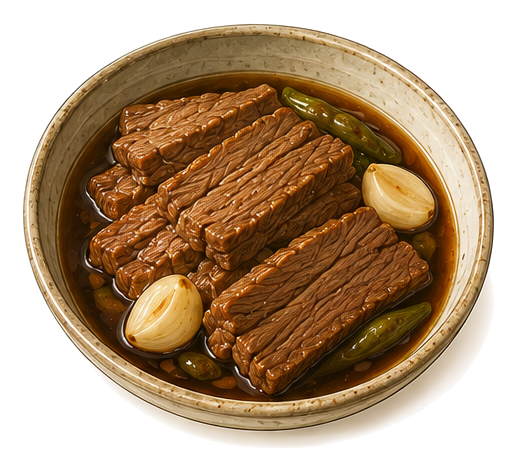
#> input picture hankki/docs/stickers/음식아이콘-창업자-2026-08-23/낱개/n01_06.png, 518 x 471 px; its folder holds only this picture in this run
$ python '_검사-파먹힘-0823.py'
#> lines starting #> are read from the running program, lines starting #| are printed output that depends on the picture; after the words box and inside, x2 and y2 are one past the last pixel; in counts of white or black regions, pixels touching at a corner belong together
# 🕳🕳 「그릇이 파먹혔나」 전수 검사 — 창업자 2026-08-23
#   📮 창업자 = *"중간에 그릇잘린 컷들 좀 있었거든. (파먹힌 부분들) 검수해줘."*
#
# ⛔⛔ **`check-cutouts` 가 이걸 «못 잡는다» — 보는 것이 다르다.**
#    그 게이트는 「가장자리에 닿았나(잘림)」·「떨어진 조각」·「계단」을 본다.
#    파먹힘은 **여백 «안»에서 일어나고**, 흰 다이컷이 조각을 본체에 이어 붙여서
#    「떨어진 조각」으로도 안 잡힌다. 그래서 **초록불인 채로 지나간다.**
#    📌 규칙 18 ⓘ 그대로 — 「통과했나」가 아니라 «무엇을 보고 통과했나».
#
# ⭐⭐ 잣대 = **본체를 깎았다 다시 부풀리면(opening) «가는 것»만 사라진다.**
#    남은 것 = 접시 둘레에 호(弧)로 남은 얇은 띠 = 파먹힌 자국.
#    ⛔ 「떨어졌나」로 재지 않는다 — 흰 다이컷이 이어 붙여서 안 떨어져 있다.
#
# ＋ 「두 컷이 한 장에 붙었나」도 같이 본다 — 가로세로 비가 1.5 를 넘으면 의심.
#
# 쓰기:  python3 scripts/_검사-파먹힘-0823.py <낱개폴더>
import glob
import os
import sys

import numpy as np
from PIL import Image
from scipy import ndimage

folder = sys.argv[1] if len(sys.argv) > 1 else 'docs/stickers/음식아이콘-창업자-2026-08-23/낱개'
A = 60          # 이보다 진한 알파를 「그림」으로 본다
R = 7           # 깎았다 부풀리는 반지름 — 이보다 가는 것은 «가는 것»이다
경보 = 0.012    # 가는 조각이 본체의 1.2% 를 넘으면 파먹힘으로 본다
붙음 = 1.5      # 가로세로 비가 이보다 크면 두 컷이 붙었다

ball = np.zeros((2 * R + 1, 2 * R + 1), bool)
yy, xx = np.ogrid[-R:R + 1, -R:R + 1]
ball[yy * yy + xx * xx <= R * R] = True

rows = []
for f in sorted(glob.glob(os.path.join(folder, '*.png'))):
    im = Image.open(f).convert('RGBA')
#> im is the input picture: PIL image 518x471 RGBA; mean R, G, B, A 178.8, 153.1, 125.7, 174.5
    a = np.asarray(im)[:, :, 3]
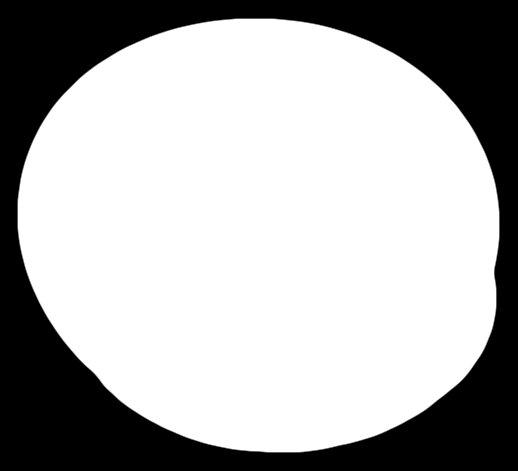
#> a: shape (471, 518); min 0, max 255, mean 174.5
    m = a > A
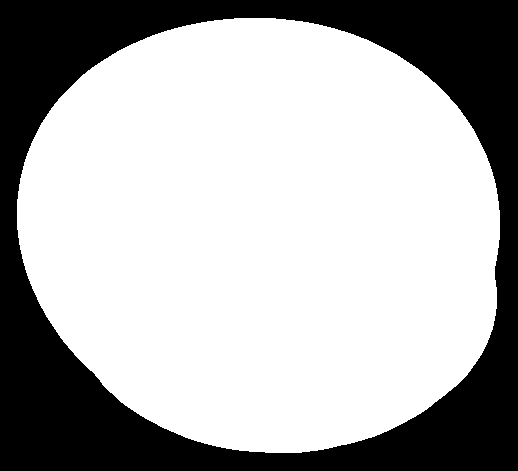
#> m: shape (471, 518) bool; 68.7% white; 1 black region, box (x1, y1, x2, y2) and area: (0, 0, 518, 471) 76378
    if not m.any():
        continue
    core = ndimage.binary_opening(m, structure=ball)      # 가는 것이 사라진 «본체»
#> core: shape (471, 518) bool; 68.7% white; 1 black region, box (x1, y1, x2, y2) and area: (0, 0, 518, 471) 76379
    thin = m & ~ndimage.binary_dilation(core, structure=ball)
#> thin: shape (471, 518) bool; every value is 0
    tot = int(m.sum())
#> tot = 167600
    r = int(thin.sum()) / max(tot, 1)
#> r = 0
    ar = im.width / im.height
#> ar = 1.1
    rows.append((os.path.basename(f)[:-4], r, ar, im.size))

rows.sort(key=lambda t: -t[1])
파 = [t for t in rows if t[1] >= 경보]
#> 파 = []
붙 = [t for t in rows if t[2] >= 붙음 or t[2] <= 1 / 붙음]
#> 붙 = []

print(f'📐 {len(rows)}컷 검사 (알파>{A} · 반지름 {R} · 경보 {경보:.1%})\n')
#| 📐 1컷 검사 (알파>60 · 반지름 7 · 경보 1.2%)
print(f'🕳 파먹힘 의심 — {len(파)}컷')
#| 🕳 파먹힘 의심 — 0컷
for n, r, ar, sz in 파:
    print(f'   {n}  가는조각 {r:.1%}  ({sz[0]}x{sz[1]})')
#> this loop made 0 passes
if not 파:
    print('   없다')
print(f'\n🔗 두 컷이 붙은 것 — {len(붙)}컷')
#| 🔗 두 컷이 붙은 것 — 0컷
for n, r, ar, sz in 붙:
    print(f'   {n}  가로/세로 {ar:.2f}  ({sz[0]}x{sz[1]})')
if not 붙:
    print('   없다')
print('\n📊 가는조각 비율 상위 12')
for n, r, ar, sz in rows[:12]:
    print(f'   {n}  {r:.2%}')
#> this loop made 1 pass
#> (n, r, ar, sz) on pass 1: ('n01_06', 0, 1.1, (518, 471))
#|    n01_06  0.00%
sys.exit(1 if 파 or 붙 else 0)
#> (the program exits here)

$ run again, on hankki/docs/stickers/음식아이콘-창업자-2026-08-23/낱개/n14_05.png
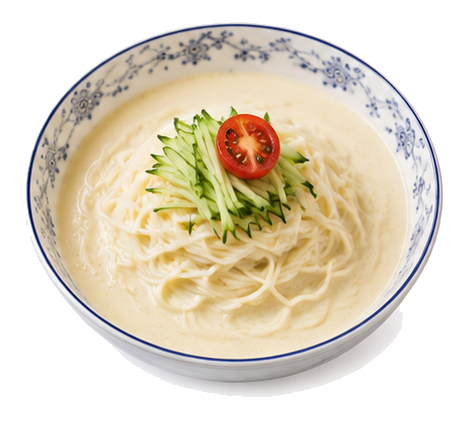
#> input picture hankki/docs/stickers/음식아이콘-창업자-2026-08-23/낱개/n14_05.png, 458 x 425 px
#> im is the input picture: PIL image 458x425 RGBA; mean R, G, B, A 224.4, 213.9, 194.7, 167.4
#> `a = np.asarray(im)[:, :, 3]`:
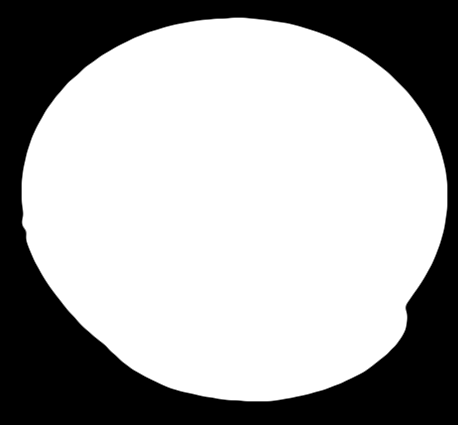
#> a: shape (425, 458); min 0, max 255, mean 167.4
#> `m = a > A`:
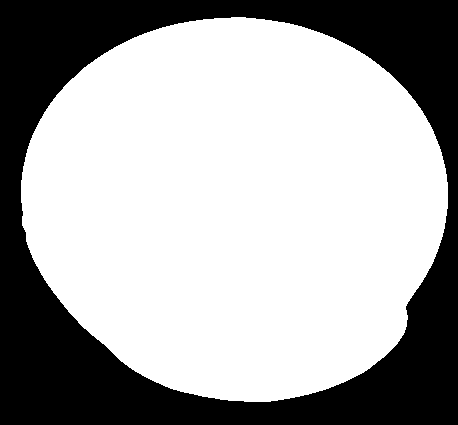
#> m: shape (425, 458) bool; 65.9% white; 1 black region, box (x1, y1, x2, y2) and area: (0, 0, 458, 425) 66326
#> core: shape (425, 458) bool; 65.9% white; 1 black region, box (x1, y1, x2, y2) and area: (0, 0, 458, 425) 66327
#> thin: shape (425, 458) bool; every value is 0
#> tot = 128324
#> `r = int(thin.sum()) / max(tot, 1)`: r = 0
#> 파 = []
#| 📐 1컷 검사 (알파>60 · 반지름 7 · 경보 1.2%)
#| 🕳 파먹힘 의심 — 0컷
#| 🔗 두 컷이 붙은 것 — 0컷
#> the loop `for n, r, ar, sz in rows[:12]:` made 1 pass
#> (n, r, ar, sz) on pass 1: ('n14_05', 0, 1.08, (458, 425))
#> (printed output is left out)

$ run again, on hankki/docs/stickers/음식아이콘-창업자-2026-08-23/낱개/n02_01.png
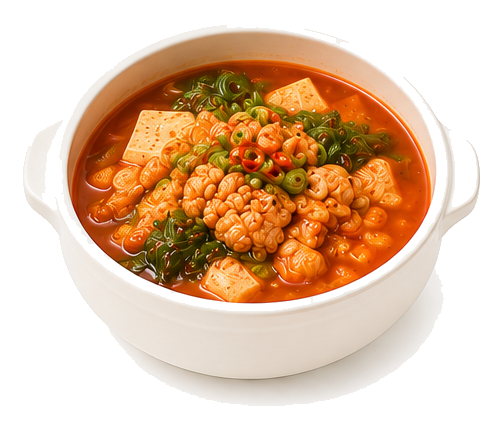
#> input picture hankki/docs/stickers/음식아이콘-창업자-2026-08-23/낱개/n02_01.png, 497 x 434 px
#> im is the input picture: PIL image 497x434 RGBA; mean R, G, B, A 224.3, 192, 165.3, 158.9
#> `a = np.asarray(im)[:, :, 3]`:
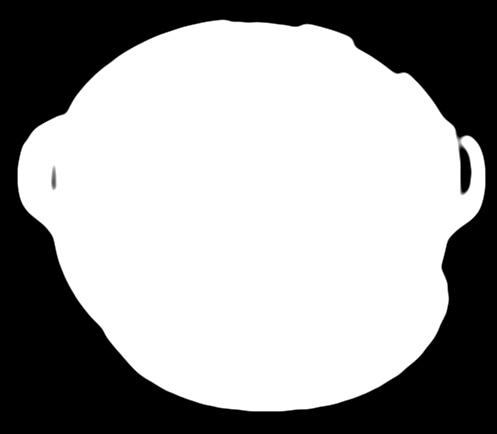
#> a: shape (434, 497); min 0, max 255, mean 158.9
#> `m = a > A`:
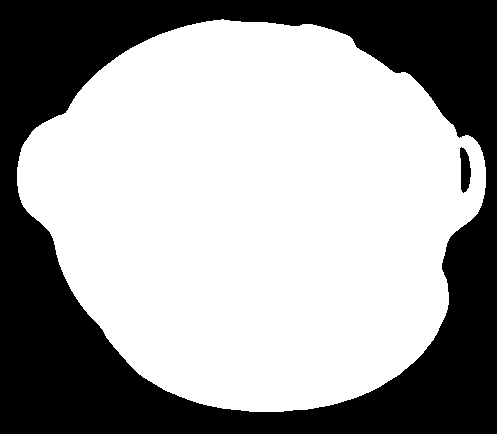
#> m: shape (434, 497) bool; 62.6% white; 2 black regions, box (x1, y1, x2, y2) and area: (0, 0, 497, 434) 80216, (460, 147, 471, 193) 365
#> core: shape (434, 497) bool; 62.6% white; 2 black regions, box (x1, y1, x2, y2) and area: (0, 0, 497, 434) 80234, (460, 147, 471, 193) 366
#> thin: shape (434, 497) bool; every value is 0
#> tot = 135117
#> `r = int(thin.sum()) / max(tot, 1)`: r = 0
#> 파 = []
#| 📐 1컷 검사 (알파>60 · 반지름 7 · 경보 1.2%)
#| 🕳 파먹힘 의심 — 0컷
#| 🔗 두 컷이 붙은 것 — 0컷
#> the loop `for n, r, ar, sz in rows[:12]:` made 1 pass
#> (n, r, ar, sz) on pass 1: ('n02_01', 0, 1.15, (497, 434))
#> (printed output is left out)

$ run again, on hankki/docs/stickers/음식아이콘-창업자-2026-08-23/낱개/n11_05.png
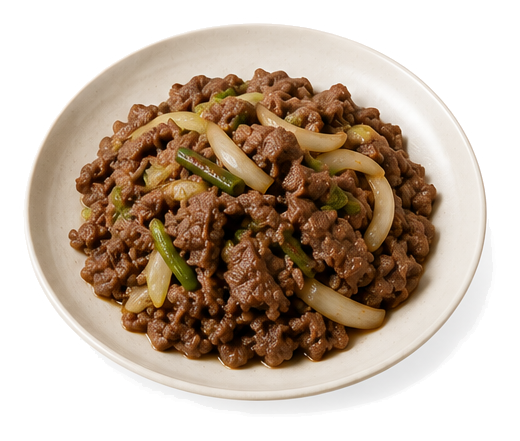
#> input picture hankki/docs/stickers/음식아이콘-창업자-2026-08-23/낱개/n11_05.png, 520 x 441 px
#> im is the input picture: PIL image 520x441 RGBA; mean R, G, B, A 192.8, 175.5, 159.4, 167.6
#> `a = np.asarray(im)[:, :, 3]`:
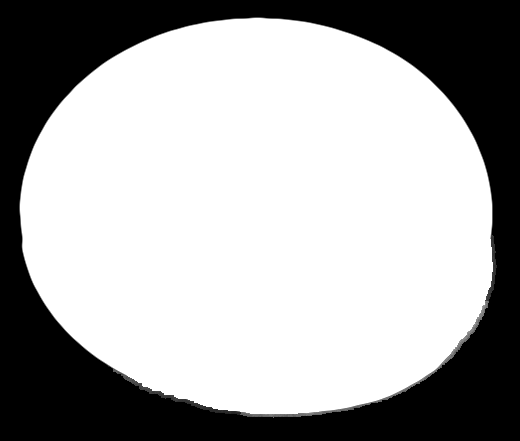
#> a: shape (441, 520); min 0, max 255, mean 167.6
#> `m = a > A`:
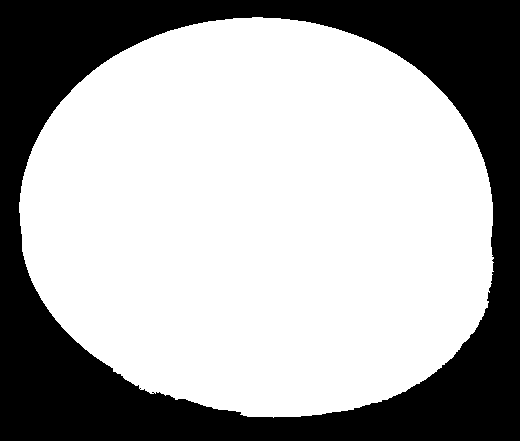
#> m: shape (441, 520) bool; 66.1% white; 1 black region, box (x1, y1, x2, y2) and area: (0, 0, 520, 441) 77707
#> core: shape (441, 520) bool; 66.1% white; 1 black region, box (x1, y1, x2, y2) and area: (0, 0, 520, 441) 77782
#> thin: shape (441, 520) bool; every value is 0
#> tot = 151613
#> `r = int(thin.sum()) / max(tot, 1)`: r = 0
#> 파 = []
#| 📐 1컷 검사 (알파>60 · 반지름 7 · 경보 1.2%)
#| 🕳 파먹힘 의심 — 0컷
#| 🔗 두 컷이 붙은 것 — 0컷
#> the loop `for n, r, ar, sz in rows[:12]:` made 1 pass
#> (n, r, ar, sz) on pass 1: ('n11_05', 0, 1.18, (520, 441))
#> (printed output is left out)
